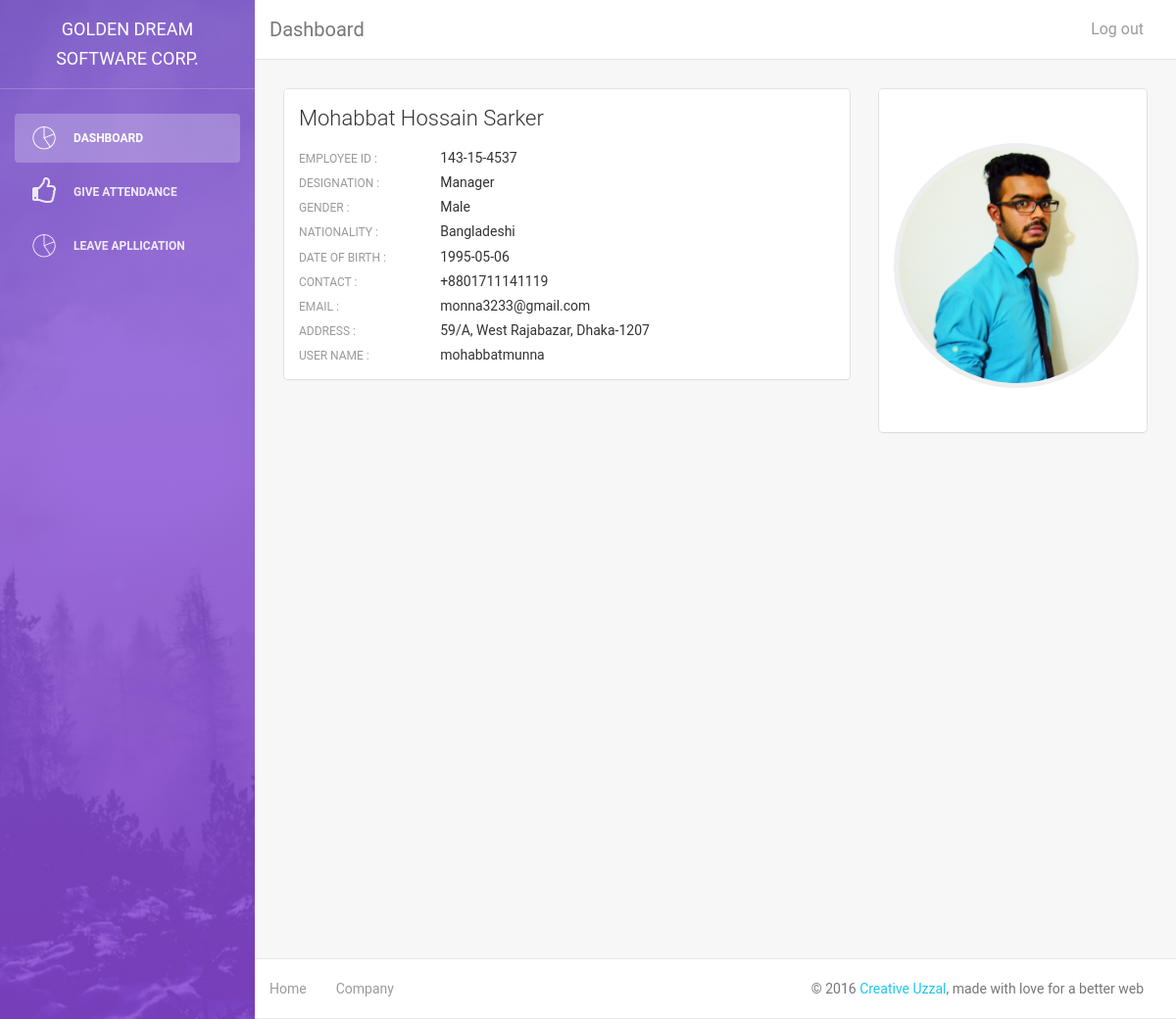
Screenshot of /user/dashboard.php?idem=mohabbatmunna (signed in) with the database file from the repository.
### tables this page shows
CREATE TABLE IF NOT EXISTS `emp_tbl` (
  `emp_id` varchar(20) NOT NULL,
  `fullname` text NOT NULL,
  `designation` text NOT NULL,
  `username` varchar(20) NOT NULL,
  `password` varchar(20) NOT NULL,
  `gender` int(3) NOT NULL,
  `dob` date NOT NULL,
  `nationality` text NOT NULL,
  `contact` varchar(20) NOT NULL,
  `email` varchar(50) NOT NULL,
  `address` text NOT NULL,
  `photo` text NOT NULL
);

### user/dashboard.php (the view, shortened to what this page needs)
<?php
	if($_SESSION['name'] == "admin"){
		include('adminheader.php');
	}
	else{
		include('header.php');
	}
?>
<?php
		$sql = mysql_query("SELECT * FROM emp_tbl WHERE username = '{$_SESSION['name']}'");
					while($row = mysql_fetch_object($sql))
						{
							$gender = $row->gender;
							if($gender == '0')
								{
									$gender = "Male";
								}
							else
								{
									$gender = "Female";
						        }
							$fullname       = $row->fullname;
							$username       = $row->username;
							$designation    = $row->designation;
							$emp_id         = $row->emp_id;
							$nationality    = $row->nationality;
							$dob            = $row->dob;
							$contact        = $row->contact;
							$email          = $row->email;
							$address        = $row->address;
							$photo          = $row->photo;
						}
?>
        <div class="content">
            <div class="container-fluid">
                <div class="row">
                    <div class="col-md-8">
                        <div class="card">
                            <div class="header">
                                <h4 class="title"><?php echo $fullname; ?></h4>
                            </div>
                            <div class="content">
									<div class="row">
										<div class="col-md-3 col-sm-3"><label>Employee Id :</label></div><div class="col-md-9 col-sm-9"><span><?php echo $emp_id; ?></span></div>
									</div>
									<div class="row">
										<div class="col-md-3 col-sm-3"><label>Designation :</label></div><div class="col-md-9 col-sm-9"><span><?php echo $designation; ?></span></div>
									</div>
									<div class="row">
										<div class="col-md-3 col-sm-3"><label>gender :</label></div><div class="col-md-9 col-sm-9"><span><?php echo $gender; ?></span></div>
									</div>
									<div class="row">
										<div class="col-md-3 col-sm-3"><label>Nationality :</label></div><div class="col-md-9 col-sm-9"><span><?php echo $nationality; ?></span></div>
									</div>
                                	<div class="row">
										<div class="col-md-3 col-sm-3"><label>Date of Birth :</label></div><div class="col-md-9 col-sm-9"><span><?php echo $dob; ?></span></div>
									</div>
									<div class="row">
										<div class="col-md-3 col-sm-3"><label>Contact :</label></div><div class="col-md-9 col-sm-9"><span><?php echo $contact; ?></span></div>
									</div>
									<div class="row">
										<div class="col-md-3 col-sm-3"><label>Email :</label></div><div class="col-md-9 col-sm-9"><span><?php echo $email; ?></span></div>
									</div>
									<div class="row">
										<div class="col-md-3 col-sm-3"><label>Address :</label></div><div class="col-md-9 col-sm-9"><span><?php echo $address; ?></span></div>
									</div>
									<div class="row">
										<div class="col-md-3 col-sm-3"><label>User Name :</label></div><div class="col-md-9 col-sm-9"><span><?php echo $username; ?></span></div>
									</div>
                            </div>
                        </div>
                    </div>
                    <div class="col-md-4">
                        <div class="card card-user">
                            <div class="image">
                            </div>
                            <div class="content">
                                <div class="author">
                                     <a href="#">
                                    <img class="avatar border-gray" src="<?php echo '../upload/'.$photo; ?>" style="width:250px; height:250px;"  alt="..."/>
                                    </a>
                                </div>
                            </div>
                        </div>
                    </div>
                </div>
            </div>
        </div>
        <footer class="footer">
            <div class="container-fluid">
                <nav class="pull-left">
                    <ul>
                        <li>
                            <a href="#">
                                Home
                            </a>
                        </li>
                        <li>
                            <a href="#">
                                Company
                            </a>
                        </li>
                    </ul>
                </nav>
                <p class="copyright pull-right">
                    &copy; 2016 <a href="">Creative Uzzal</a>, made with love for a better web
                </p>
            </div>
        </footer>
<?php include('footer.php'); ?>

### user/header.php (shortened to what this page needs)
<!doctype html>
<html lang="en">
<head>
    <link href="../assets/css/bootstrap.min.css" rel="stylesheet" />
    <link href="../assets/css/animate.min.css" rel="stylesheet"/>
    <link href="../assets/css/light-bootstrap-dashboard.css" rel="stylesheet"/>
    <link href="../assets/css/demo.css" rel="stylesheet" />
    <link href="../assets/css/font-awesome.min.css" rel="stylesheet" />
    <link href="../assets/css/font-google.css" rel="stylesheet" />
    <link href="../assets/css/pe-icon-7-stroke.css" rel="stylesheet" />
	<link href="../assets/css/jasny-bootstrap.min.css" rel="stylesheet" />
</head>
<body>
<div class="wrapper">
    <div class="sidebar" data-color="purple" data-image="../assets/img/sidebar-5.jpg">
    	<div class="sidebar-wrapper">
            <div class="logo">
                <a href="" class="simple-text">
                    Golden Dream Software Corp.
                </a>
            </div>
            <ul class="nav">
                <li class="active">
                    <a href="dashboard.php">
                        <i class="pe-7s-graph"></i>
                        <p>Dashboard</p>
                    </a>
                </li>
				<li class="">
                    <a href="give_attendance.php">
                        <i class="fa fa-thumbs-o-up"></i>
                        <p>Give Attendance</p>
                    </a>
                </li>
				<li class="">
                    <a href="leave.php">
                        <i class="pe-7s-graph"></i>
                        <p>Leave Apllication</p>
                    </a>
                </li>
            </ul>
    	</div>
    </div>
    <div class="main-panel">
        <nav class="navbar navbar-default navbar-fixed">
            <div class="container-fluid">
                <div class="navbar-header">
                    <a class="navbar-brand" href="#">Dashboard</a>
                </div>
                <div class="collapse navbar-collapse">
                    <ul class="nav navbar-nav navbar-right">
                        <li>
                            <a href="../logout.php">
                                Log out
                            </a>
                        </li>
                    </ul>
                </div>
            </div>
        </nav>

### user/footer.php (shortened to what this page needs)
    </div>
</div>
</body>
</html>

### rows the page displays
emp_tbl: fullname "Mohabbat Hossain Sarker", emp_id "143-15-4537", designation "Manager", gender "Male", nationality "Bangladeshi", dob "1995-05-06", contact "+8801711141119", email "monna3233@gmail.com", address "59/A, West Rajabazar, Dhaka-1207", username "mohabbatmunna", photo (picture)
